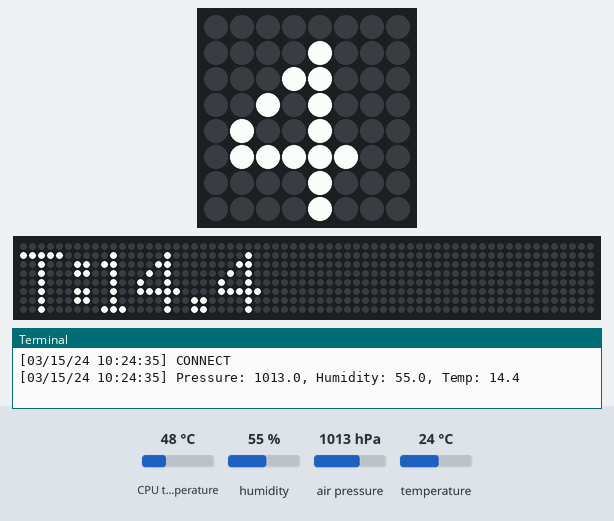
Bench run of a program on a simulated Raspberry Pi (BCM pin numbers) with a Sense HAT. On the bench: the Sense HAT's 8×8 RGB LED matrix, a strip that is not on the board, showing the scrolling text unrolled, the last lines printed to the terminal. The inputs (shaded band) are chosen by the test bench; at power-on: CPU temperature 48 °C, humidity 55 %, air pressure 1013 hPa, temperature 24 °C. The clock reads 2024-03-15 10:24:30 at power-on unless the program sets it; no MQTT or app messages arrive unless stated; the 64×8 strip is a reading aid, not a part: it shows the text the matrix is scrolling, unrolled, one strip-width of it at a time; threads take turns every 2 ms.

Above: at 8.1 s.
8.2 s: CPU temperature set to 31 °C
At 8.7 s:
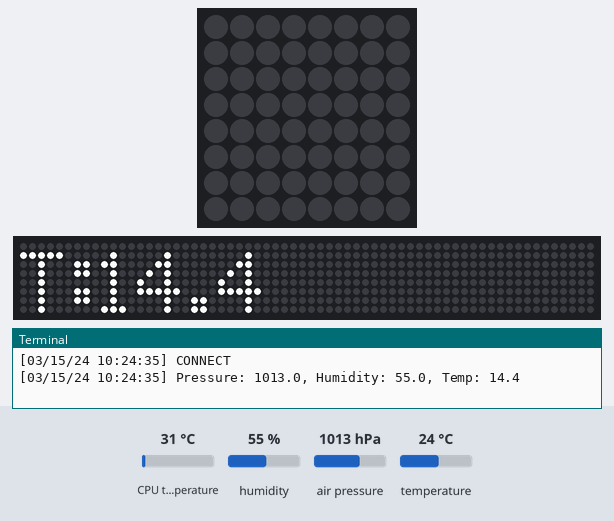
10.4 s: humidity set to 22 %
14.2 s: air pressure set to 952 hPa
28.9 s: temperature set to 12 °C
At 49.8 s:
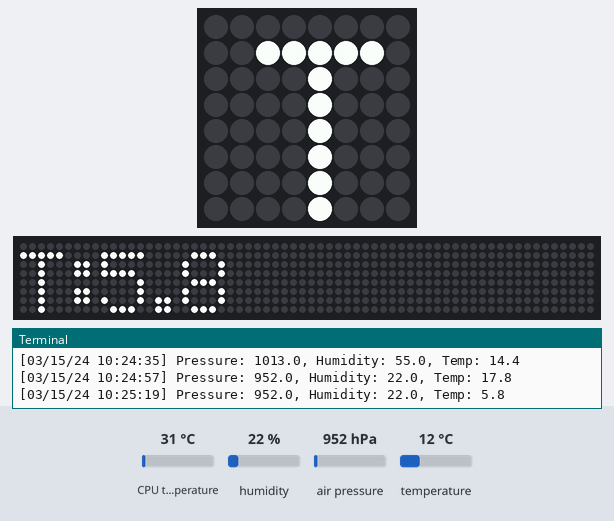
50.9 s: CPU temperature set to 44 °C
At 71.3 s:
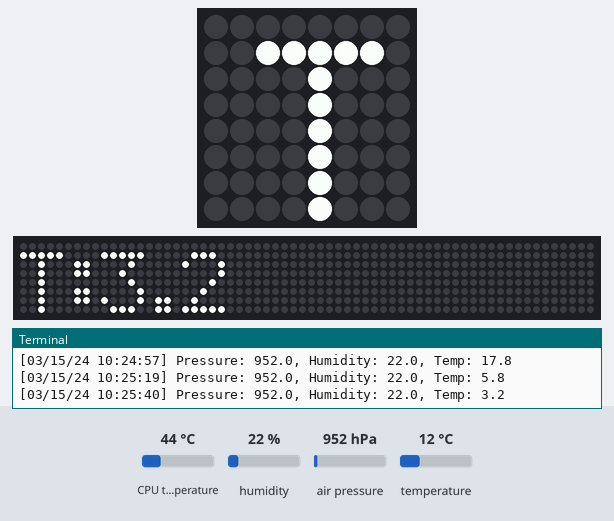

The program:

sense_thp.py
```python
#!/usr/bin/env python

from sense_hat import SenseHat
from subprocess import call
import time, json, os, thread
import paho.mqtt.client as mqtt

senseHat = SenseHat()
client = mqtt.Client()
loop = False
previousTemperature = 0


def on_message(client, userdata, message):
    if (message.payload == "shutdown"):
        print("[" + time.strftime('%x %X') + "] SHUTDOWN")
        time.sleep(5)
        call(["/sbin/shutdown","-h","now"])


def getCPUTemp():
    res = os.popen('vcgencmd measure_temp').readline()
    return(res.replace("temp=","").replace("'C\n",""))

def on_connect(client, userdata, flags, rc):
    global senseHat
    senseHat.show_message("connect")
    print("[" + time.strftime('%x %X') + "] CONNECT")
    thread.start_new_thread(measure_loop,())

def on_disconnect(client, userdata, flags):
    global senseHat, loop
    loop = False
    print("[" + time.strftime('%x %X') + "] DISCONNECT")
    senseHat.show_message("disconnect")

def measure_loop():
    global loop, client
    try:
        if (not loop):
            loop = True
            while (loop):
                send_data()
                time.sleep(10)
    except (KeyboardInterrupt, SystemExit):
        client.disconnect()
        pass

def send_data():
    global senseHat
    global client
    global previousTemperature
    #Because the sense hat temperature sensor is not shielded
    #need to try to figure some way of getting a reasonably
    #accurate temperature
    #Get the temperature from the temperature sensor
    temperature = senseHat.get_temperature()
    #Get the temperature from the pressure sensor
    temperatureFromPressure = senseHat.get_temperature_from_pressure()
    #Get the temperature from the humidity sensor
    temperatureFromHumidity = senseHat.get_temperature_from_humidity()
    #Get the temperature from the cpu
    cpuTemperature = float(getCPUTemp())
    temperatureCalc = int(((temperature+temperatureFromPressure+temperatureFromHumidity)/3)-(cpuTemperature/5))
    # Not rounded to an int
    temperatureCalc1 = ((temperature+temperatureFromPressure+temperatureFromHumidity)/3)-(cpuTemperature/5)
    temperatureCalc1 = round(temperatureCalc1,1)
    pressure = round(senseHat.get_pressure(),1)
    humidity = round(senseHat.get_humidity(),1)

    #keep this temperature in case we want to compare it next time
    previousTemperature = temperatureCalc

    #Publish the values over mqtt
    client.publish("Temp", temperatureCalc1,1,True)
    client.publish("Humidity", humidity,1,True)
    client.publish("Pressure", pressure,1,True)

    print("[" + time.strftime('%x %X') + "] Pressure: " + str(pressure) + ", Humidity: " + str(humidity) + ", Temp: " + str(temperatureCalc1))
    senseHat.show_message("T:"+str(temperatureCalc1))
    senseHat.show_message("H:"+str(humidity))
    senseHat.show_message("P:"+str(pressure))


client.on_connect = on_connect
client.on_message = on_message
client.on_disconnect = on_disconnect
client.connect("mqtt.virit.in")
client.subscribe("sensehat/command")
client.loop_forever(10,1,True)
#client.loop_start()
```
